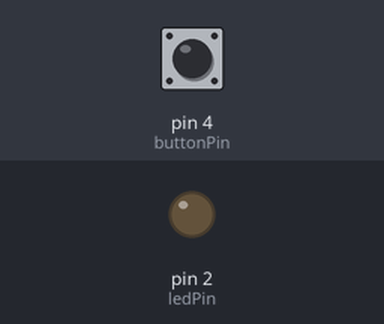
A sketch run on a simulated Arduino Uno, built with avr-gcc and run on an emulated ATmega328P. On the bench: output pins drawn as LEDs (lit = HIGH). Dashed ring = blinking. The test bench sets the inputs (shaded band); at power-on: pin 4 (buttonPin) LOW. What the sketch prints to the serial monitor is not drawn.

Above: at 1.2 s.
1.3 s: pin 4 (buttonPin) pulled HIGH for 0.15 s
At 1.37 s:
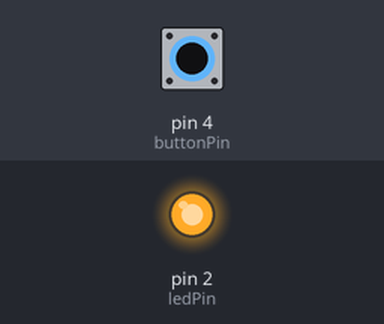
2.9 s: pin 4 (buttonPin) pulled HIGH for 1 s
At 4.6 s:
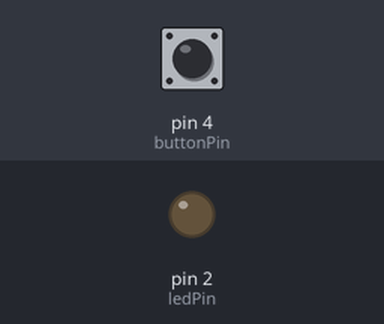
6.9 s: pin 4 (buttonPin) pulsed HIGH 2 times (0.12 s each, 0.3 s apart)
At 6.96 s:
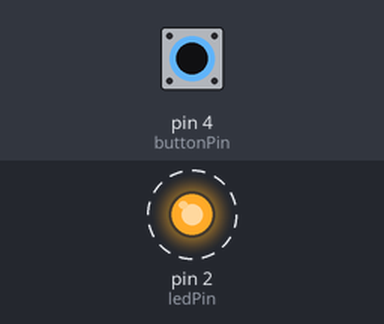
Timing chart, 0 to 9.9 s (numbered marks = the images above; inputs shaded):
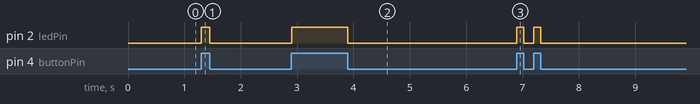

The sketch:

ButtornControlLED.ino
```cpp
const int buttonPin = 4;
const int ledPin = 2;

void setup() {
    Serial.begin(115200);

    pinMode(buttonPin, INPUT);
    pinMode(ledPin, OUTPUT);
}

void loop() {

    int buttonState = digitalRead(buttonPin);

    if (buttonState == HIGH) {
        digitalWrite(ledPin, HIGH);
        Serial.println("Button pressed");
    }
    else {
        digitalWrite(ledPin, LOW);
        Serial.println("Button released");
    }
}
```

Measured:
- after the input at 1.3 s, pin 2 (ledPin): LOW → HIGH at once, → LOW 0.15 s later
- after the input at 2.9 s, pin 2 (ledPin): LOW → HIGH at once, → LOW 1.0 s later
- after the input at 6.9 s, pin 2 (ledPin): alternates HIGH for 0.12 s and LOW for 0.18 s, 4 changes in all, then stays LOW, starting at once
